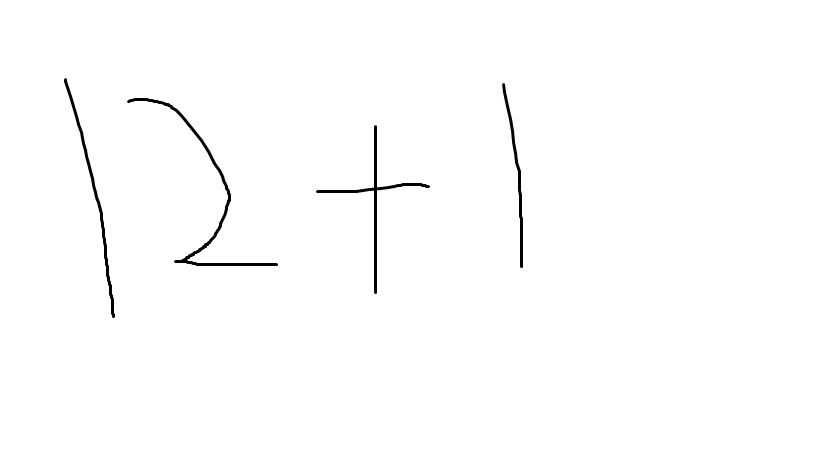
#> input picture Advanced Level/Task 3 - Handwritten equation solver using CNN/equation.jpg, 819 x 460 px, given as the content of the folder C:/Handwritten Equation Solver using CNN/extracted_images/-, which was not available
$ jupyter execute --allow-errors 'Handwritten equation solver using CNN.ipynb'   (text cells are left out)
#> lines starting #> are read from the running program, lines starting #| are printed output that depends on the picture; after the words box and inside, x2 and y2 are one past the last pixel; in counts of white or black regions, pixels touching at a corner belong together; pictures that were not available may be replaced by others from this repository, and a replacement may not be noted
[cell 1]
import pandas as pd
import numpy as np
import matplotlib.pyplot as plt
import cv2
import os
from os import listdir
from os.path import isfile,join
from PIL import Image

[cell 2]
def load_image_from_folder(folder):
    train_data=[]
    for filename in os.listdir(folder):
        img=cv2.imread(os.path.join(folder,filename),cv2.IMREAD_GRAYSCALE)
#> img is the input picture: shape (460, 819); min 0, max 255, mean 252.8
        img=~img
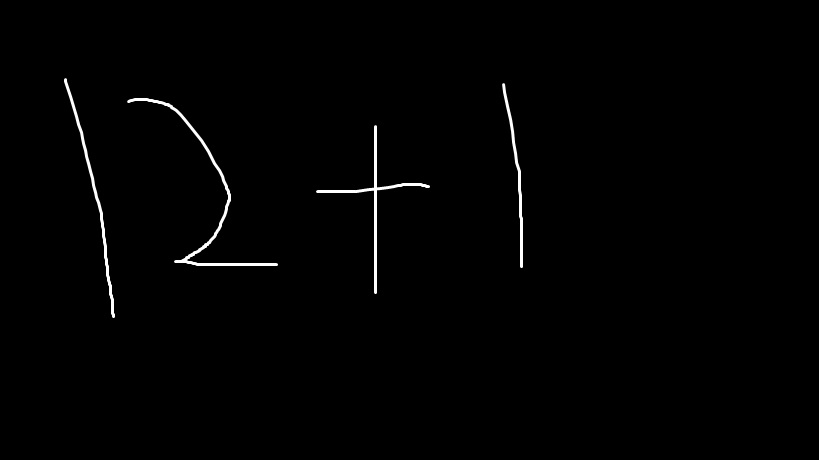
#> img: shape (460, 819); min 0, max 255, mean 2.2
        if img is not None:
            _,thresh=cv2.threshold(img,127,255,cv2.THRESH_BINARY)
#> thresh: shape (460, 819); 0.84% white; 4 white regions
            ctrs=cv2.findContours(thresh,cv2.RETR_EXTERNAL,cv2.CHAIN_APPROX_NONE)[0]
#> ctrs = 4 contours; box (x1, y1, x2, y2) and area: (127, 98, 278, 266) 738, (316, 125, 430, 294) 559, (64, 78, 115, 318) 502, (502, 83, 523, 268) 370
            cnt=sorted(ctrs,key=lambda ctr:cv2.boundingRect(ctr))
#> cnt has the same summary as ctrs
            w=int(28)
            h=int(28)
            maxi=0
            for c in cnt:
                x,y,w,h= cv2.boundingRect(c)
                maxi=max(w*h,maxi)
                if maxi==w*h:
                    x_max=x
                    y_max=y
                    w_max=w
                    h_max=h
#> this loop made 4 passes
#> (x, y, w, h, maxi, x_max, y_max, w_max) on passes 1 to 2: (64, 78, 51, 240, 12240, 64, 78, 51), (127, 98, 151, 168, 25368, 127, 98, 151)
#> (x, y, w, h, maxi) on passes 3 to 4: (316, 125, 114, 169, 25368), (502, 83, 21, 185, 25368)
            im_crop=thresh[y_max:y_max+h_max+10,x_max:x_max+w_max+10]
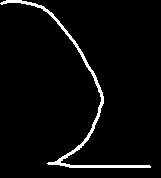
#> im_crop: shape (178, 161); 3.7% white; 1 white region
            im_resize=cv2.resize(im_crop,(28,28))
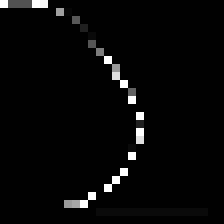
#> im_resize: shape (28, 28) (shown 8 times larger); min 0, max 255, mean 7
            im_resize=np.reshape(im_resize,(784,1))
#> im_resize = 784 values, max 255 at index 0, min 0 at index 6, mean 7.01
            train_data.append(im_resize)
    return train_data

[cell 3]
data=[]

[cell 4]
data=load_image_from_folder(r"C:/Handwritten Equation Solver using CNN/extracted_images/-")
#> data = 1 item
len(data)
for i in range(0,len(data)):
    data[i]=np.append(data[i],["10"])
#> this loop made 1 pass
print(len(data))
#| 1

[cell 5]
data0=load_image_from_folder("C:/Handwritten Equation Solver using CNN/extracted_images/+")
#> the loop in load_image_from_folder (call 2), `for c in cnt:` made 4 passes
#> data0 = 1 item
len(data0)
for i in range(0,len(data0)):
    data0[i]=np.append(data0[i],["11"])
data=np.concatenate((data,data0))
print(len(data))
#| 2

[cell 6]
data2=load_image_from_folder(r"C:/Handwritten Equation Solver using CNN/extracted_images/0")
#> data2 = 1 item
len(data2)
for i in range(0,len(data2)):
    data2[i]=np.append(data2[i],["0"])
data=np.concatenate((data,data2))
print(len(data))
#| 3

[cell 7]
data3=load_image_from_folder(r"C:/Handwritten Equation Solver using CNN/extracted_images/1")
#> data3 = 1 item
len(data3)
for i in range(0,len(data3)):
    data3[i]=np.append(data3[i],["1"])
data=np.concatenate((data,data3))
print(len(data))
#| 4

[cell 8]
data4=load_image_from_folder(r"C:/Handwritten Equation Solver using CNN/extracted_images/2")
#> data4 = 1 item
len(data4)
for i in range(0,len(data4)):
    data4[i]=np.append(data4[i],["2"])
data=np.concatenate((data,data4))
print(len(data))
#| 5

[cell 9]
data5=load_image_from_folder(r"C:/Handwritten Equation Solver using CNN/extracted_images/3")
#> data5 = 1 item
len(data5)
for i in range(0,len(data5)):
    data5[i]=np.append(data5[i],["3"])
data=np.concatenate((data,data5))
print(len(data))
#| 6

[cell 10]
data6=load_image_from_folder(r"C:/Handwritten Equation Solver using CNN/extracted_images/4")
#> data6 = 1 item
len(data6)
for i in range(0,len(data6)):
    data6[i]=np.append(data6[i],["4"])
data=np.concatenate((data,data6))
print(len(data))
#| 7

[cell 11]
data7=load_image_from_folder(r"C:/Handwritten Equation Solver using CNN/extracted_images/5")
#> data7 = 1 item
len(data7)
for i in range(0,len(data7)):
    data7[i]=np.append(data7[i],["5"])
data=np.concatenate((data,data7))
print(len(data))
#| 8

[cell 12]
data8=load_image_from_folder(r"C:/Handwritten Equation Solver using CNN/extracted_images/6")
#> data8 = 1 item
len(data8)
for i in range(0,len(data8)):
    data8[i]=np.append(data8[i],["6"])
data=np.concatenate((data,data8))
print(len(data))
#| 9

[cell 13]
data9=load_image_from_folder(r"C:/Handwritten Equation Solver using CNN/extracted_images/7")
#> data9 = 1 item
len(data9)
for i in range(0,len(data9)):
    data9[i]=np.append(data9[i],["7"])
data=np.concatenate((data,data9))
print(len(data))
#| 10

[cell 14]
data10=load_image_from_folder(r"C:/Handwritten Equation Solver using CNN/extracted_images/8")
#> data10 = 1 item
len(data10)
for i in range(0,len(data10)):
    data10[i]=np.append(data10[i],["8"])
data=np.concatenate((data,data10))
print(len(data))
#| 11

[cell 15]
data11=load_image_from_folder(r"C:/Handwritten Equation Solver using CNN/extracted_images/9")
#> data11 = 1 item
len(data11)
for i in range(0,len(data11)):
    data11[i]=np.append(data11[i],["9"])
data=np.concatenate((data,data11))
print(len(data))
#| 12

[cell 16]
data12=load_image_from_folder(r"C:/Handwritten Equation Solver using CNN/extracted_images/times")
#> data12 = 1 item
len(data12)
for i in range(0,len(data12)):
    data12[i]=np.append(data12[i],["12"])
data=np.concatenate((data,data12))
print(len(data))
#| 13

[cell 17]
df = pd.DataFrame(data, index=None)
#> df = table of 13 rows and 785 columns
df.to_csv('train_final.csv', index=False )

[cell 18]
df_train = pd.read_csv('train_final.csv', index_col=False)
df_train.head()

[cell 19]
labels=df_train["784"]
df_train.drop(df_train.columns[[784]],axis=1,inplace=True)
df_train.head()

[cell 20]
np.random.seed(1212)
from keras.layers import *
from keras import optimizers
from keras.layers import Input,Dense,Flatten,Dropout
from keras.models import Sequential
from keras.layers.convolutional import Conv2D,MaxPooling2D
from keras.utils import np_utils

[cell 21]
labels=np.array(labels)

[cell 22]
from keras.utils.np_utils import to_categorical
#> (the rest of this cell did not finish here and is left out)

[cell 23]
df_train.head()

[cell 24]
l=[]
#> (the rest of this cell did not finish here and is left out)

[cell 25]
np.random.seed(7)
#> (the rest of this cell did not finish here and is left out)

#> (a cell that did not finish here is left out)

#> (a cell that did not finish here is left out)

#> (a cell that did not finish here is left out)

[cell 29]
import cv2
img=cv2.imread("C:/Handwritten Equation Solver using CNN/equation.jpg",cv2.IMREAD_GRAYSCALE)
cv2.imshow("w",img)
cv2.waitKey(0)
cv2.destroyAllWindows()
if img is not None:
    img=~img
    _,thresh=cv2.threshold(img,127,255,cv2.THRESH_BINARY)
    ctrs=cv2.findContours(thresh,cv2.RETR_TREE,cv2.CHAIN_APPROX_SIMPLE)[0]
    cnt=sorted(ctrs,key=lambda ctr:cv2.boundingRect(ctr)[0])
#> cnt has the same summary as ctrs in load_image_from_folder
    w=int(28)
    h=int(28)
    train_data=[]
    rects=[]
    for c in cnt:
        x,y,w,h=cv2.boundingRect(c);
        rect=[x,y,w,h]
        rects.append(rect)
#> this loop made 4 passes
#> (x, y, w, h) on passes 1 to 4: (64, 78, 51, 240), (127, 98, 151, 168), (316, 125, 114, 169), (502, 83, 21, 185)
#> after the loop, rects = [[64, 78, 51, 240], [127, 98, 151, 168], [316, 125, 114, 169], [502, 83, 21, 185]]
    print("rects",rects)
#| rects [[64, 78, 51, 240], [127, 98, 151, 168], [316, 125, 114, 169], [502, 83, 21, 185]]
    bool_rect=[]
    for r in rects:
        l=[]
        for rec in rects:
            flag=0
            if rec != r:
                if r[0]<(rec[0]+rec[2]+10) and rec[0]<(r[0]+r[2]+10) and r[1]<(rec[1]+rec[3]+10) and rec[1]>(r[1]+r[3]+10):
                    flag=1
                l.append(flag)

            if rec==r:
                l.append(0)
        bool_rect.append(l)
#> this loop made 4 passes
#> after the loop, bool_rect = [[0, 0, 0, 0], [0, 0, 0, 0], [0, 0, 0, 0], [0, 0, 0, 0]]
    print("bool",bool_rect)
#| bool [[0, 0, 0, 0], [0, 0, 0, 0], [0, 0, 0, 0], [0, 0, 0, 0]]
    dump_rect=[]
    for i in range(0,len(cnt)):
        for j in range(0,len(cnt)):
            if(bool_rect[i][j]==1):
                area1=rects[i][2]*rects[i][3]
                area2=rects[j][2]*rects[j][3]
                            #take rect with maximum area

                if(area1==min(area1,area2)):
                    dump_rect.append(rects[i])
#> this loop made 4 passes
#> after the loop, dump_rect = []
    print("dump",dump_rect)
#| dump []
                #all final rects excluding dump
    final_rect=[i for i in rects if i not in dump_rect]
#> final_rect has the same summary as rects
    print("final",final_rect)
#| final [[64, 78, 51, 240], [127, 98, 151, 168], [316, 125, 114, 169], [502, 83, 21, 185]]
    for r in final_rect:
        x=r[0]
        y=r[1]
        w=r[2]
        h=r[3]
        im_crop=thresh[y:y+h+20,x:x+w+20]
        im_resize=cv2.resize(im_crop,(28,28))
        cv2.imshow("work",im_resize)
        cv2.waitKey(0)
        cv2.destroyAllWindows()
        train_data.append(im_resize)
#> this loop made 4 passes
#> pass 1, `im_crop=thresh[y:y+h+20,x:x+w+20]`:
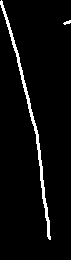
#> im_crop: shape (260, 71); 4.1% white; 2 white regions, box (x1, y1, x2, y2) and area: (0, 0, 51, 240) 743, (63, 20, 71, 25) 23
#> pass 1, `im_resize=cv2.resize(im_crop,(28,28))`:
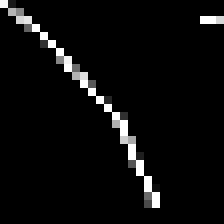
#> im_resize: shape (28, 28) (shown 8 times larger); min 0, max 255, mean 11.4
#> pass 2, `im_crop=thresh[y:y+h+20,x:x+w+20]`:
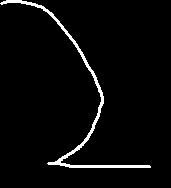
#> im_crop: shape (188, 171); 3.3% white; 1 white region, box (x1, y1, x2, y2) and area: (0, 0, 151, 168) 1048
#> pass 2, `im_resize=cv2.resize(im_crop,(28,28))`:
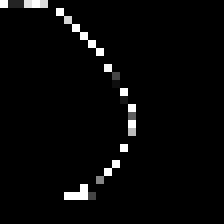
#> im_resize: shape (28, 28) (shown 8 times larger); min 0, max 255, mean 7.5
#> after the loop:
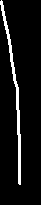
#> im_crop: shape (205, 41); 6.6% white; 1 white region, box (x1, y1, x2, y2) and area: (0, 0, 21, 185) 555
#> after the loop, train_data = 4 items
